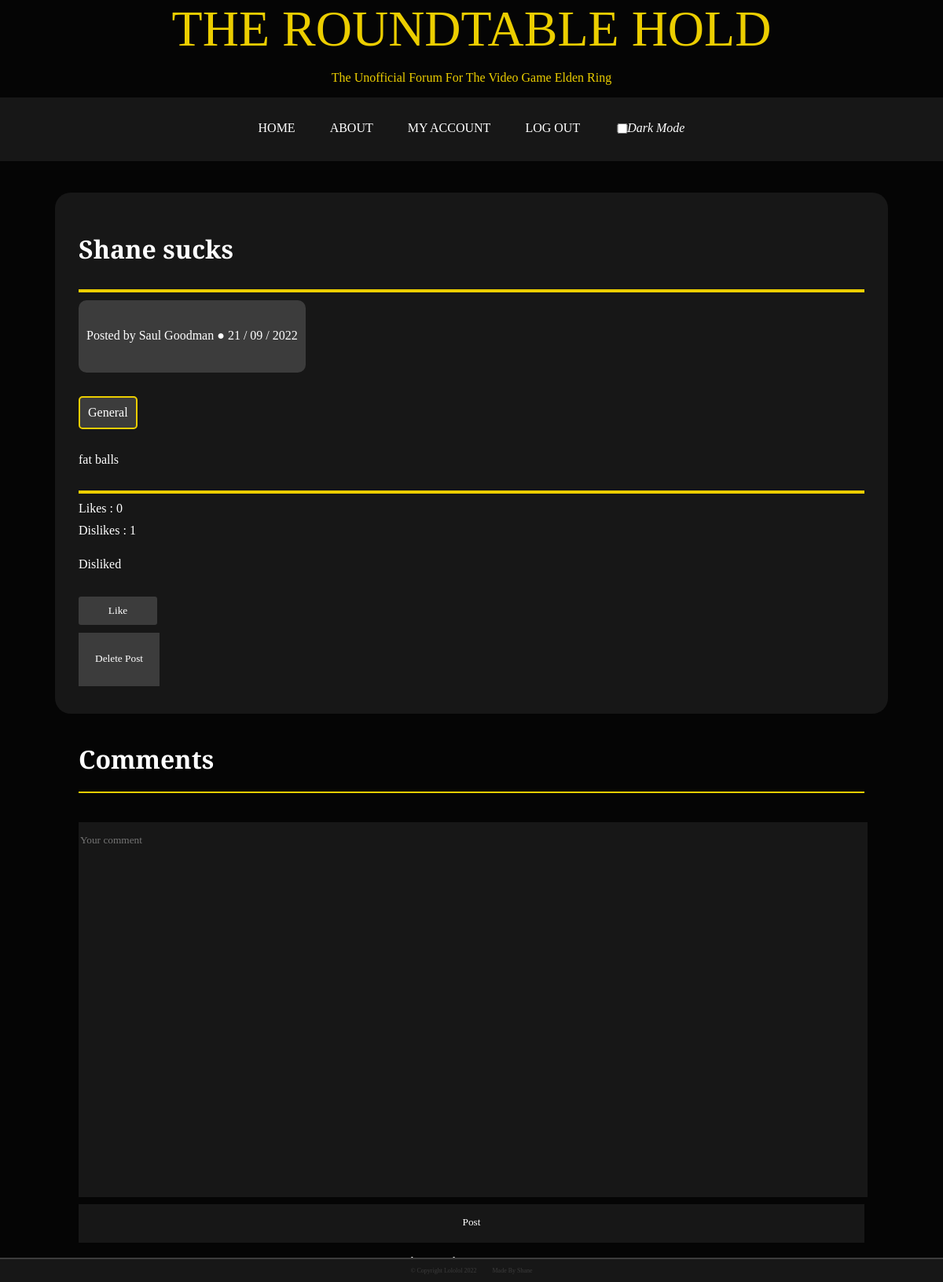
Page /page/67 (signed in) on the committed database.
### tables this page shows
CREATE TABLE Post (id INTEGER PRIMARY KEY AUTOINCREMENT, type TEXT NOT NULL, title TEXT NOT NULL, content TEXT, user_id INTEGER REFERENCES User (id) NOT NULL, date TEXT NOT NULL);

CREATE TABLE User (id INTEGER PRIMARY KEY AUTOINCREMENT, username TEXT NOT NULL, is_admin BOOLEAN NOT NULL, join_date TEXT NOT NULL, password_hash TEXT NOT NULL);

### main.py (the view)
@app.route("/page/<int:id>")
def page(id):
    user_id = session.get("user_id", None)
    try:
        post = build_query("p", user_id, condition="WHERE Post.id = ?", post_id=id)[0]
    except IndexError:
        abort(404)
    comment = build_query("c", user_id, post_id=id)
    reply = build_query("c", user_id, post_id=id, reply=True)
    return render_template("page.html",
                           post=post,
                           comment=comment,
                           reply=reply,
                           title=post[2]) # Post Title

### main.py (called while the page is built)
def get_db():
    if "db" not in g:
        g.db = sqlite3.connect("forum_database.db")
    return g.db

@app.teardown_appcontext
def teardown_db(_):
    get_db().close()

### templates/page.html (shortened to what this page needs)
{% extends "index.html" %}
{% block content %}
{% set section = namespace(value=0) %}
<div class="post-container">
    <div class="post page-post">
        <h1 class="post-element post-title">{{ post[2] }}</h1>
        <a class="post-user" href="{{ url_for('dashboard', id=post[4]) }}"><p class="page-element" class="user-info">Posted by {{ post[8] }} ● {{ post[5][6:] }} / {{ post[5][4:6] }} / {{ post[5][:4] }} </p></a><br>
        <p class="post-element post-category">{{ post[1] }}</p>
        <p class="post-element post-content">{{ post[3] }}</p>
        <p class="post-element post-grade post-info">Likes : {{ post[7] }}</p>
        <p class="post-element post-grade post-info">Dislikes : {{ post[6] }}</p>
        <form class="post-element grade-content" action="{{ url_for('grade', id=post[0]) }}" method="POST" enctype="application/x-www-form-urlencoded">
            {% if post[10] == 1 %}
                <p class="post-elemet post-info">Liked</p>
                <input type="submit" name="grade" value="Dislike">
            {% elif post[10] == -1 %}
                <p class="post-element post-info">Disliked</p>
                <input type="submit" name="grade" value="Like">
            {% else %}
                <input type="submit" name="grade" value="Like">
                <input type="submit" name="grade" value="Dislike">
            {% endif %}
        </form>
        {% if post[4] == session["user_id"] or session["admin"] == 1 %}
            <div class="interact">
                <form action="{{ url_for('delete')}}" method="POST" enctype="application/x-www-form-urlencoded">
                    <input type="submit" value="Delete Post">
                </form>
            </div>
        {% endif %}
    </div>
</div>
<div class="post-container page-post">
    <div class="comment-form">
        <h3>Comments</h3>
        {% if session["user_id"] is defined %}
            <form action="{{ url_for('create_comment') }}" method="POST" enctype="application/x-www-form-urlencoded">
                <textarea name="comment_content" cols="30" rows="10" placeholder="Your comment" required></textarea><br>
                <input class="hover-button" type="submit" value="Post">
            </form>
        {% endif %}
    </div>
    {% if comment[0] is defined %}
        <ul>
        {% for comment in comment %}
            {% set section.value = section.value + 1 %}
            <li id="{{ section.value }}">
                <div class="comment post">
                    <a class="post-user" href="{{ url_for('dashboard', id=comment[1])}}"><p>Posted by {{ comment[8] }} ● {{ comment[5][6:] }} / {{ comment[5][4:6] }} / {{ comment[5][:4] }}</p></a><br>
                    {{ comment[4] }}<br>
                    <p class="post-info">Likes : {{ comment[7] }}</p>
                    <p class="post-info"> Dislikes : {{ comment[6] }}</p>
                    <form action="{{ url_for('grade', id=comment[0]) }}" method="POST" enctype="application/x-www-form-urlencoded" class="grade_content">
                        <input type="hidden" name="table" value="c">
                        <input type="hidden" name="section" value="{{ section.value }}">
                        <input type="hidden" name="csrf_token" value="{{ csrf_token() }}">
                        {% if comment[9] == 1 %}
                            <p class="post-info">Liked</p>
                            <input type="submit" name="grade" value="Dislike">
                        {% elif comment[9] == -1 %}
                            <p class="post-info">Disliked</p>
                            <input type="submit" name="grade" value="Like">
                        {% else %}
                            <input type="submit" name="grade" value="Like">
                            <input type="submit" name="grade" value="Dislike">
                        {% endif %}
                    </form>
                    {% if session["user_id"] is defined %}
                    <a class="interact" href="{{ url_for('reply_to', post_id=post[0], comment_id=comment[0]) }}">Reply to comment</a><br>
                    {% endif %}
                    {% if post[4] == session["user_id"] or session["admin"] == 1 %}
                    <div class="interact">
                        <form action="{{ url_for('delete')}}" method="POST" enctype="application/x-www-form-urlencoded">
                            <input type="hidden" name="id" value="{{ post[0] }}">
                            <input type="hidden" name="type" value="p">
                            <input type="submit" value="Delete Comment">
                            <input type="hidden" name="csrf_token" value="{{ csrf_token() }}">
                        </form>
                    </div>
                {% endif %}
                </div>
                <ul>
                {% for reply in reply %}
                    {% if reply[3] == comment[0] %}
                        {% set section.value = section.value + 1 %}
                        <li id="{{ section.value }}" class="reply post">
                            <a class="post-user" href="{{ url_for('dashboard', id=reply[1])}}"><p>Posted by {{ reply[8] }} ● {{ reply[5][6:] }} / {{ reply[5][4:6] }} / {{ reply[5][:4] }}</p></a><br>
                            <p>{{ reply[4] }}</p>
                            <p class="post-info">Likes : {{ reply[7] }}</p>
                            <p class="post-info">Dislikes : {{ reply[6] }}</p>
                            <form action="{{ url_for('grade', id=reply[0]) }}" method="POST" enctype="application/x-www-form-urlencoded" class="grade_content">
                                <input type="hidden" name="table" value="c">
                                <input type="hidden" name="section" value="{{ section.value }}">
                                <input type="hidden" name="csrf_token" value="{{ csrf_token() }}">
                                {% if reply[9] == 1 %}
                                    <p class="post-info">Liked</p>
                                    <input type="submit" name="grade" value="Dislike">
                                {% elif reply[9] == -1 %}
                                    <p class="post-info">Disliked</p>
                                    <input type="submit" name="grade" value="Like">
                                {% else %}
                                    <input type="submit" name="grade" value="Like">
                                    <input type="submit" name="grade" value="Dislike">
                                {% endif %}
                            </form>
                            {% if post[4] == session["user_id"] or session["admin"] == 1 %}
                            <div class="interact">
                                <form action="{{ url_for('delete')}}" method="POST" enctype="application/x-www-form-urlencoded">
                                    <input type="hidden" name="id" value="{{ post[0] }}">
                                    <input type="hidden" name="type" value="p">
                                    <input type="submit" value="Delete Reply">
                                    <input type="hidden" name="csrf_token" value="{{ csrf_token() }}">
                                </form>
                            </div>
                            {% endif %}
                        </li>
                    {% endif %}
                {% endfor %}
                </ul>
            </li>
        {% endfor %}
    </ul>
    {% else %}
        <p>This post has no comments</p>
    {% endif %}
</div>
{% endblock %}

### static/style.css (style rules this page uses)
:root { --text-colour: #ffffff; --background: #050505; --first-layer: #171717; --second-layer: #3c3c3c; --hover: #8c8c8c; --accent: #ecce00ff; }
a { color: inherit; text-decoration: none; }
html, body { min-width: fit-content; max-width: 100%; overflow-x: hidden; margin: 0; }
body { font-family: 'Libre Baskerville', serif; color: var(--text-colour); background-color: var(--background); }
h1 { padding-top: 10px; padding-bottom: 10px; border-bottom: 4px solid var(--accent); }
form * { color: var(--text-colour); border: none; background-color: var(--first-layer); padding-top: 15px; padding-bottom: 15px; margin-top: 5px; border-bottom: 2px solid transparent; }
form textarea { resize: none; padding-bottom: 30%; }
input, textarea { font-family: inherit; width: 100%; }
.post-container { display: flex; flex-wrap: wrap; flex-direction: column; justify-content: center; align-items: center; flex-shrink: 1; }
.post { width: 800px; min-width: 100px; margin-top: 40px; margin-bottom: 4px; background-color: var(--first-layer); border-radius: 20px; padding: 30px; }
.post-title { font-size: 2em; padding-bottom: 30px; border-bottom: 4px solid var(--accent); }
.post-content { word-wrap: break-word; padding-bottom: 30px; border-bottom: 4px solid var(--accent); }
.post-info { color: var(--text-colour); }
.post-category { display: inline-block; background-color: var(--second-layer); padding: 10px; border-radius: 5px; border: 2px solid var(--accent); }
.interact { display: inline-block; background-color: var(--second-layer); padding: 10px 15px; margin-bottom: 5px; }
.interact input[type=submit] { margin: 0; background-color: var(--second-layer); }
.post.page-post { width: 1000px; }
.page-post .post-element { margin-top: 10px; margin-bottom: 10px; }
.page-post .post-category { margin-top: 20px; margin-bottom: 20px; }
.page-post .post-user { background-color: var(--second-layer); display: inline-block; padding-bottom: 20px; padding-top: 20px; padding-left: 10px; padding-right: 10px; border-bottom: 2px solid transparent; border-radius: 10px; margin-bottom: 10px; }
input[name=grade] { color: var(--white); background-color: var(--second-layer); padding: 10px 15px; margin-right: 20px; border: none; border-radius: 3px; width: 10%; }
.comment-form textarea, .comment-form input { font-family: inherit; width: 1000px; }
.comment-form { width: 1000px; }
.comment-form h3 { font-size: 2em; padding-bottom: 20px; border-bottom: 2px solid var(--accent); }
.hover-button, select.hover-button { animation: none; border-bottom: 3px solid transparent; }

### rows in the picture
Post: title "Shane sucks", date "21", date "09", date "2022", type "General", content "fat balls"
User: username "Saul Goodman"

### other values in the picture
{{ post[7] }} "0"
{{ post[6] }} "1"
